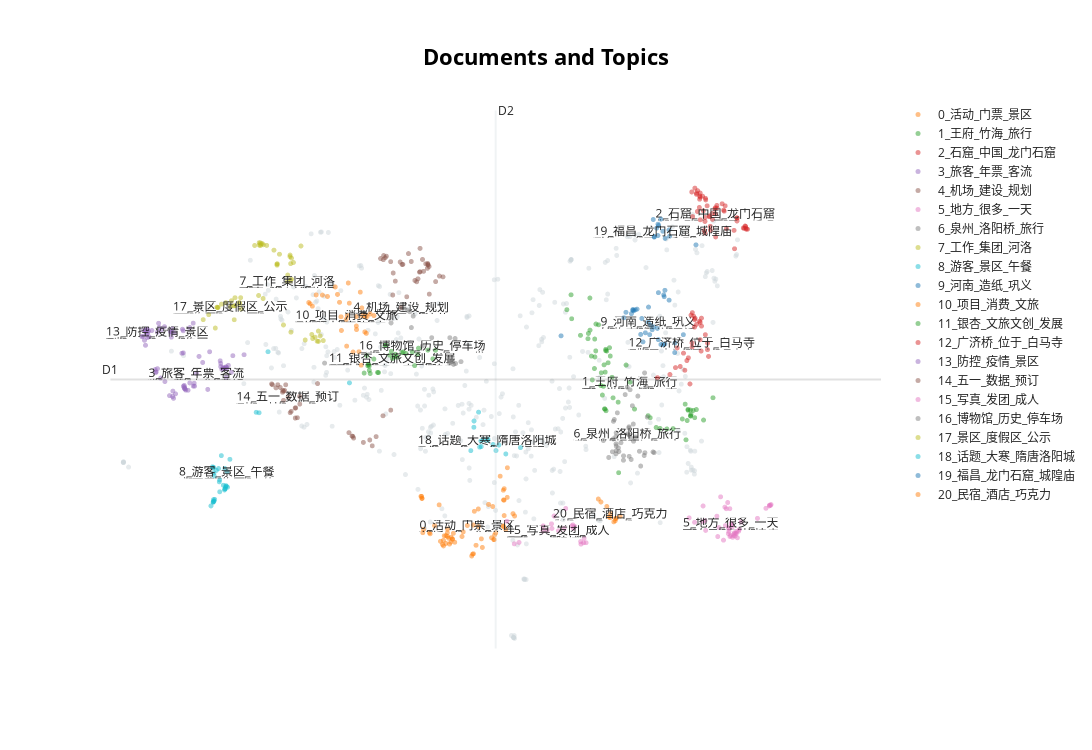

The cell this chart's notebook holds for it:
### Code cell
reduced_embeddings = UMAP(n_neighbors=10, n_components=2, min_dist=0.0, metric='cosine').fit_transform(embeddings)
topic_model.visualize_documents(docs, reduced_embeddings=reduced_embeddings, hide_document_hover=True)

### Figure 1 — Plotly figure (JSON) as saved in the notebook; plotly's stock layout.template omitted (floating-point values rounded to 4 significant figures; data arrays with more than 128 entries replaced by an {"elided": "..."} marker saying what was removed)
{"data": [{"hoverinfo": "text", "marker": {"color": "#CFD8DC", "opacity": 0.5, "size": 5}, "mode": "markers+text", "name": "other", "showlegend": false, "type": "scattergl", "x": {"elided": "336 float values"}, "y": {"elided": "336 float values"}}, {"hoverinfo": "text", "marker": {"opacity": 0.5, "size": 5}, "mode": "markers+text", "name": "0_活动_门票_景区", "text": ["", "", "", "", "", "", "", "", "", "", "", "", "", "", "", "", "", "", "", "", "", "", "", "", "", "", "", "", "", "", "", "", "", "", "", "", "", "", "", "", "", "", "", "", "", "", "", "", "", "", "", "", "", "", "", "", "", "", "", "", "0_活动_门票_景区"], "textfont": {"size": 12}, "type": "scattergl", "x": [5.957, 6.378, 5.603, 5.558, 6.421, 6.08, 5.275, 5.946, 6.24, 5.426, 6.366, 6.262, 5.683, 5.801, 6.164, 5.489, 5.97, 6.366, 6.369, 5.956, 5.547, 5.249, 6.066, 5.63, 5.648, 6.42, 5.366, 5.581, 6.378, 6.52, 5.669, 6.206, 6.221, 5.619, 6.499, 6.247, 5.548, 6.026, 5.24, 5.254, 5.993, 6.025, 5.933, 5.702, 6.398, 6.235, 5.601, 5.583, 6.376, 5.672, 5.355, 5.818, 5.253, 5.507, 5.265, 5.603, 6.367, 6.323, 5.652, 5.535, 5.874], "y": [2.175, 3.106, 2.421, 2.433, 3.406, 2.265, 2.524, 2.17, 2.377, 2.577, 3.085, 2.474, 2.468, 2.422, 2.882, 2.875, 2.783, 2.572, 2.945, 2.586, 2.367, 2.996, 2.389, 2.314, 2.343, 2.982, 2.461, 2.323, 2.722, 2.716, 2.385, 2.404, 2.851, 2.397, 2.75, 2.445, 2.287, 2.565, 2.997, 2.967, 2.297, 2.816, 2.143, 2.34, 2.522, 2.38, 2.476, 2.435, 2.943, 2.385, 2.475, 2.488, 2.968, 2.353, 2.476, 2.528, 2.565, 3.285, 2.411, 2.309, 2.58]}, {"hoverinfo": "text", "marker": {"opacity": 0.5, "size": 5}, "mode": "markers+text", "name": "1_王府_竹海_旅行", "text": ["", "", "", "", "", "", "", "", "", "", "", "", "", "", "", "", "", "", "", "", "", "", "", "", "", "", "", "", "", "", "", "", "", "", "", "", "", "", "", "", "", "", "", "", "", "", "", "", "", "", "", "", "", "", "", "", "", "", "1_王府_竹海_旅行"], "textfont": {"size": 12}, "type": "scattergl", "x": [8.345, 7.292, 7.235, 7.78, 8.852, 7.615, 7.582, 7.828, 8.374, 7.629, 9.232, 7.72, 7.852, 7.3, 8.892, 8.508, 7.766, 7.935, 7.942, 7.744, 7.667, 7.421, 8.455, 8.931, 7.618, 8.602, 7.551, 7.749, 7.705, 7.765, 8.687, 8.927, 7.798, 7.571, 7.529, 7.632, 8.879, 9.103, 7.77, 8.863, 8.891, 7.735, 8.924, 7.699, 7.523, 9.005, 8.16, 8.813, 8.982, 7.866, 7.549, 7.611, 8.044, 8.962, 7.759, 7.757, 8.924, 7.817, 8.098], "y": [4.152, 5.882, 5.669, 5.077, 4.317, 5.248, 4.663, 5.005, 4.122, 5.079, 4.408, 4.447, 4.701, 5.539, 4.229, 3.969, 5.101, 4.345, 3.335, 4.879, 5.453, 5.301, 3.983, 4.172, 4.993, 3.962, 5.376, 4.249, 4.766, 5.083, 3.966, 4.147, 4.909, 5.004, 5.329, 5.463, 4.082, 4.089, 4.222, 3.806, 4.242, 4.572, 4.232, 4.583, 5.254, 4.239, 4.246, 4.105, 4.123, 4.407, 5.836, 4.826, 4.877, 4.227, 4.775, 4.246, 4.149, 5.125, 4.631]}, {"hoverinfo": "text", "marker": {"opacity": 0.5, "size": 5}, "mode": "markers+text", "name": "2_石窟_中国_龙门石窟", "text": ["", "", "", "", "", "", "", "", "", "", "", "", "", "", "", "", "", "", "", "", "", "", "", "", "", "", "", "", "", "", "", "", "", "", "", "", "", "", "", "", "", "", "", "", "", "", "", "", "", "", "2_石窟_中国_龙门石窟"], "textfont": {"size": 12}, "type": "scattergl", "x": [9.221, 9.286, 9.285, 9.133, 9.659, 9.377, 9.678, 8.953, 9.125, 9.194, 9.007, 9.646, 9.704, 9.416, 8.984, 9.1, 9.671, 9.357, 8.941, 9.265, 9.022, 9.398, 9.018, 9.559, 9.057, 9.527, 9.519, 9.129, 9.122, 9.257, 9.09, 9.112, 9.006, 9.183, 9.56, 9.687, 9.683, 9.056, 9.05, 9.152, 9.197, 9.046, 9.122, 9.183, 9.385, 9.049, 9.225, 9.563, 9.057, 9.268, 9.266], "y": [7.046, 7.122, 7.161, 7.241, 6.834, 7.093, 6.86, 7.001, 6.99, 6.863, 7.339, 6.838, 6.821, 6.831, 7.409, 7.084, 6.866, 7.185, 7.354, 7.129, 7.372, 7.155, 7.074, 6.983, 6.956, 6.541, 6.804, 7.263, 6.767, 7.112, 7.294, 6.802, 7.321, 7.01, 6.938, 6.82, 6.834, 7.28, 7.296, 7.156, 6.808, 7.132, 6.932, 7.0, 7.079, 7.25, 6.962, 6.981, 7.338, 6.711, 7.041]}, {"hoverinfo": "text", "marker": {"opacity": 0.5, "size": 5}, "mode": "markers+text", "name": "3_旅客_年票_客流", "text": ["", "", "", "", "", "", "", "", "", "", "", "", "", "", "", "", "", "", "", "", "", "", "", "", "", "", "", "", "", "", "", "", "", "", "", "", "", "", "", "", "", "", "", "", "", "", "", "3_旅客_年票_客流"], "textfont": {"size": 12}, "type": "scattergl", "x": [2.005, 1.682, 1.618, 1.74, 1.803, 2.537, 2.145, 2.608, 2.581, 1.845, 1.992, 2.128, 2.648, 2.004, 1.607, 2.025, 2.583, 1.99, 2.518, 1.992, 1.849, 2.55, 2.563, 2.016, 1.617, 2.056, 2.01, 2.669, 2.503, 2.502, 1.638, 2.256, 2.14, 2.08, 2.496, 2.575, 2.351, 1.972, 1.858, 2.326, 2.823, 2.01, 2.58, 1.885, 2.206, 2.534, 1.98, 2.172], "y": [4.546, 4.69, 4.78, 4.64, 4.439, 4.829, 4.574, 4.872, 4.847, 4.426, 5.05, 4.575, 4.773, 4.585, 4.812, 4.518, 4.822, 5.367, 4.816, 4.572, 4.503, 4.827, 4.83, 4.533, 4.77, 4.516, 4.538, 5.01, 4.898, 4.854, 4.825, 4.913, 4.616, 4.62, 4.937, 4.851, 5.066, 5.045, 4.4, 4.528, 5.024, 4.562, 4.699, 4.464, 5.0, 4.844, 5.389, 4.757]}, {"hoverinfo": "text", "marker": {"opacity": 0.5, "size": 5}, "mode": "markers+text", "name": "4_机场_建设_规划", "text": ["", "", "", "", "", "", "", "", "", "", "", "", "", "", "", "", "", "", "", "", "", "", "", "", "", "", "", "", "", "", "", "", "", "", "", "", "", "", "", "", "", "", "", "4_机场_建设_规划"], "textfont": {"size": 12}, "type": "scattergl", "x": [4.299, 4.993, 4.688, 5.108, 5.261, 4.453, 4.73, 5.228, 4.767, 5.157, 4.861, 5.228, 4.827, 4.956, 4.308, 4.256, 5.305, 5.354, 4.826, 5.221, 4.32, 5.069, 5.494, 4.751, 4.574, 5.541, 5.199, 5.046, 4.721, 4.855, 5.338, 5.332, 4.982, 4.889, 4.726, 5.328, 5.35, 5.335, 5.441, 5.182, 4.627, 5.276, 4.54, 4.971], "y": [3.859, 6.317, 6.401, 6.359, 6.387, 3.769, 6.444, 6.212, 6.434, 6.087, 6.194, 6.546, 4.231, 6.351, 3.856, 3.908, 6.326, 5.891, 6.356, 6.206, 3.831, 6.472, 6.15, 6.413, 3.72, 6.139, 6.11, 5.853, 4.15, 5.878, 6.309, 6.33, 6.315, 6.078, 6.385, 6.261, 6.287, 6.315, 6.071, 6.068, 3.852, 6.218, 3.804, 5.701]}, {"hoverinfo": "text", "marker": {"opacity": 0.5, "size": 5}, "mode": "markers+text", "name": "5_地方_很多_一天", "text": ["", "", "", "", "", "", "", "", "", "", "", "", "", "", "", "", "", "", "", "", "", "", "", "", "", "", "", "", "", "", "", "", "", "", "", "", "", "", "", "", "", "", "5_地方_很多_一天"], "textfont": {"size": 12}, "type": "scattergl", "x": [9.551, 9.565, 9.956, 9.473, 9.376, 9.089, 9.519, 9.541, 9.132, 9.401, 9.617, 9.442, 9.501, 9.336, 9.414, 9.433, 9.592, 9.45, 9.097, 9.514, 9.285, 9.493, 8.906, 9.84, 9.395, 9.526, 8.981, 9.122, 9.464, 10.02, 9.451, 9.462, 10.0, 9.297, 9.557, 10.0, 9.445, 9.584, 9.497, 9.533, 9.314, 10.02, 9.481], "y": [2.465, 2.404, 2.825, 2.437, 2.37, 2.633, 2.46, 2.469, 2.51, 2.578, 2.629, 2.463, 2.411, 2.99, 2.819, 2.908, 2.524, 2.495, 2.859, 2.434, 2.713, 2.589, 2.689, 2.681, 2.843, 2.475, 2.625, 2.649, 2.421, 2.88, 2.535, 2.82, 2.86, 2.421, 2.495, 2.87, 2.55, 2.498, 2.56, 2.431, 2.55, 2.867, 2.612]}, {"hoverinfo": "text", "marker": {"opacity": 0.5, "size": 5}, "mode": "markers+text", "name": "6_泉州_洛阳桥_旅行", "text": ["", "", "", "", "", "", "", "", "", "", "", "", "", "", "", "", "", "", "", "", "", "", "", "", "", "", "", "", "", "", "", "", "", "", "", "", "", "", "", "", "", "6_泉州_洛阳桥_旅行"], "textfont": {"size": 12}, "type": "scattergl", "x": [8.143, 8.171, 8.081, 7.925, 8.205, 7.871, 8.008, 8.13, 7.939, 7.883, 8.427, 7.909, 8.089, 8.032, 8.098, 7.734, 8.315, 8.086, 7.903, 8.146, 7.869, 7.909, 8.111, 7.909, 8.06, 8.243, 8.333, 7.973, 7.946, 7.907, 8.226, 8.301, 8.084, 8.291, 7.857, 7.906, 7.806, 8.413, 8.113, 8.009, 8.297, 8.065], "y": [4.032, 3.847, 3.974, 4.192, 4.432, 4.071, 3.513, 4.294, 3.691, 4.096, 3.623, 3.906, 3.874, 4.453, 4.523, 3.796, 4.578, 3.569, 3.85, 3.786, 3.819, 3.65, 3.828, 3.718, 4.559, 3.43, 4.131, 3.764, 3.638, 3.748, 3.642, 3.621, 3.992, 3.582, 3.635, 3.606, 3.553, 3.632, 3.525, 3.577, 4.764, 3.891]}, {"hoverinfo": "text", "marker": {"opacity": 0.5, "size": 5}, "mode": "markers+text", "name": "7_工作_集团_河洛", "text": ["", "", "", "", "", "", "", "", "", "", "", "", "", "", "", "", "", "", "", "", "", "", "", "", "", "", "", "", "", "", "", "", "", "", "7_工作_集团_河洛"], "textfont": {"size": 12}, "type": "scattergl", "x": [3.905, 3.131, 3.069, 3.838, 3.463, 3.278, 3.419, 3.086, 3.76, 3.459, 3.747, 3.044, 3.029, 3.658, 3.451, 3.47, 3.23, 3.361, 3.821, 3.046, 3.497, 3.451, 3.863, 3.6, 3.029, 3.306, 3.27, 3.471, 3.792, 3.838, 3.273, 3.46, 2.966, 3.054, 3.416], "y": [5.227, 6.589, 6.615, 5.215, 5.347, 6.324, 6.164, 6.598, 5.256, 6.328, 5.314, 6.625, 6.628, 5.235, 6.428, 6.407, 6.521, 5.45, 5.218, 6.587, 6.344, 6.45, 5.294, 6.581, 6.594, 6.463, 6.323, 6.106, 5.275, 5.362, 6.306, 6.09, 6.588, 6.605, 6.072]}, {"hoverinfo": "text", "marker": {"opacity": 0.5, "size": 5}, "mode": "markers+text", "name": "8_游客_景区_午餐", "text": ["", "", "", "", "", "", "", "", "", "", "", "", "", "", "", "", "", "", "", "", "", "", "", "", "", "", "", "", "", "", "", "", "8_游客_景区_午餐"], "textfont": {"size": 12}, "type": "scattergl", "x": [2.406, 2.472, 3.15, 2.554, 2.565, 2.405, 2.411, 2.569, 2.41, 2.988, 2.489, 2.421, 2.628, 2.539, 2.558, 2.483, 2.444, 2.404, 2.512, 2.58, 3.027, 2.489, 2.4, 4.263, 2.575, 2.596, 2.389, 2.561, 2.4, 2.414, 2.37, 2.397, 2.59], "y": [2.924, 3.395, 5.067, 3.088, 3.104, 3.412, 2.929, 3.129, 3.332, 4.2, 3.233, 2.954, 3.527, 3.155, 3.396, 3.204, 3.369, 2.95, 3.58, 3.141, 4.193, 3.062, 2.912, 4.621, 3.15, 3.128, 3.419, 3.104, 2.916, 3.289, 2.86, 3.403, 3.348]}, {"hoverinfo": "text", "marker": {"opacity": 0.5, "size": 5}, "mode": "markers+text", "name": "9_河南_造纸_巩义", "text": ["", "", "", "", "", "", "", "", "", "", "", "", "", "", "", "", "", "", "", "", "", "", "", "", "", "", "", "", "", "", "", "9_河南_造纸_巩义"], "textfont": {"size": 12}, "type": "scattergl", "x": [8.52, 8.575, 8.17, 8.134, 8.565, 8.558, 8.351, 8.632, 8.709, 8.274, 8.308, 7.155, 8.472, 8.014, 8.259, 8.148, 8.401, 8.138, 8.117, 8.244, 8.422, 8.367, 8.486, 8.574, 8.194, 8.042, 8.379, 8.827, 8.714, 8.484, 8.549, 8.348], "y": [5.17, 5.946, 5.666, 5.66, 5.855, 5.881, 5.706, 5.805, 5.055, 5.208, 5.338, 5.294, 5.401, 5.553, 5.543, 5.653, 5.382, 5.672, 5.612, 5.315, 5.423, 5.312, 5.913, 5.179, 5.677, 5.631, 5.447, 5.311, 5.194, 5.24, 5.168, 5.491]}, {"hoverinfo": "text", "marker": {"opacity": 0.5, "size": 5}, "mode": "markers+text", "name": "10_项目_消费_文旅", "text": ["", "", "", "", "", "", "", "", "", "", "", "", "", "", "", "", "", "", "", "", "", "", "", "", "", "", "", "", "", "", "10_项目_消费_文旅"], "textfont": {"size": 12}, "type": "scattergl", "x": [4.357, 4.472, 3.706, 3.725, 4.357, 4.504, 3.756, 4.312, 4.153, 3.807, 4.099, 4.545, 4.493, 4.392, 4.597, 4.481, 4.423, 4.247, 3.962, 4.431, 3.893, 4.069, 4.217, 4.441, 4.261, 4.224, 4.147, 4.127, 4.411, 4.359, 4.232], "y": [5.57, 5.35, 5.771, 5.753, 5.434, 5.572, 5.719, 5.063, 5.371, 5.88, 5.888, 5.608, 5.33, 5.067, 5.584, 5.575, 4.874, 6.051, 5.858, 5.694, 5.878, 5.994, 5.529, 5.578, 5.762, 5.147, 5.568, 5.774, 5.92, 5.384, 5.585]}, {"hoverinfo": "text", "marker": {"opacity": 0.5, "size": 5}, "mode": "markers+text", "name": "11_银杏_文旅文创_发展", "text": ["", "", "", "", "", "", "", "", "", "", "", "", "", "", "", "", "", "", "", "", "", "", "", "", "", "", "", "", "11_银杏_文旅文创_发展"], "textfont": {"size": 12}, "type": "scattergl", "x": [5.335, 4.812, 4.597, 4.513, 4.66, 4.918, 5.438, 5.195, 4.762, 4.749, 4.647, 4.52, 5.035, 5.123, 4.835, 5.153, 4.463, 4.546, 4.893, 4.881, 5.206, 4.534, 4.531, 5.403, 4.528, 4.998, 4.979, 4.498, 4.848], "y": [5.09, 5.017, 4.962, 4.865, 4.768, 4.991, 5.087, 5.028, 5.162, 5.158, 4.77, 4.889, 5.043, 5.062, 5.074, 4.868, 4.761, 4.755, 5.031, 4.99, 5.118, 4.801, 4.861, 4.965, 4.882, 5.064, 5.054, 5.013, 4.969]}, {"hoverinfo": "text", "marker": {"opacity": 0.5, "size": 5}, "mode": "markers+text", "name": "12_广济桥_位于_白马寺", "text": ["", "", "", "", "", "", "", "", "", "", "", "", "", "", "", "", "", "", "", "", "", "", "", "", "", "", "", "", "12_广济桥_位于_白马寺"], "textfont": {"size": 12}, "type": "scattergl", "x": [9.056, 9.075, 9.047, 8.719, 9.156, 9.008, 9.158, 8.982, 8.968, 8.917, 8.933, 9.171, 9.057, 9.074, 8.847, 8.473, 9.07, 8.896, 8.784, 8.875, 8.743, 8.829, 9.127, 8.979, 8.947, 8.95, 8.643, 8.986, 8.945], "y": [5.239, 5.435, 5.504, 4.84, 5.097, 5.46, 5.19, 5.526, 5.576, 4.606, 5.592, 5.0, 5.486, 5.548, 4.802, 4.696, 5.077, 4.98, 4.856, 4.941, 5.121, 5.047, 5.311, 5.42, 5.135, 5.626, 4.741, 5.545, 5.193]}, {"hoverinfo": "text", "marker": {"opacity": 0.5, "size": 5}, "mode": "markers+text", "name": "13_防控_疫情_景区", "text": ["", "", "", "", "", "", "", "", "", "", "", "", "", "", "", "", "", "", "", "", "", "", "", "", "", "", "", "13_防控_疫情_景区"], "textfont": {"size": 12}, "type": "scattergl", "x": [1.447, 1.844, 1.523, 1.503, 1.829, 1.822, 1.692, 1.474, 1.501, 1.654, 1.816, 1.562, 1.474, 1.516, 1.833, 1.439, 1.506, 1.734, 1.488, 1.663, 1.461, 2.081, 1.872, 2.127, 1.49, 1.475, 1.427, 1.639], "y": [5.373, 5.398, 5.281, 5.388, 5.276, 5.339, 5.38, 5.353, 5.27, 5.475, 5.359, 5.371, 5.366, 5.362, 5.35, 5.288, 5.338, 5.426, 5.388, 5.414, 5.23, 5.413, 5.338, 5.476, 5.317, 5.159, 5.281, 5.348]}, {"hoverinfo": "text", "marker": {"opacity": 0.5, "size": 5}, "mode": "markers+text", "name": "14_五一_数据_预订", "text": ["", "", "", "", "", "", "", "", "", "", "", "", "", "", "", "", "", "", "", "", "14_五一_数据_预订"], "textfont": {"size": 12}, "type": "scattergl", "x": [3.827, 3.521, 3.21, 3.283, 3.392, 3.377, 3.453, 3.361, 3.363, 3.35, 3.317, 3.528, 3.583, 3.522, 3.582, 3.467, 3.348, 3.259, 3.199, 3.551, 3.425], "y": [4.611, 4.262, 4.594, 4.595, 4.594, 4.512, 4.194, 4.371, 4.502, 4.515, 4.555, 4.263, 4.318, 4.117, 4.428, 4.214, 4.487, 4.55, 4.606, 4.122, 4.421]}, {"hoverinfo": "text", "marker": {"opacity": 0.5, "size": 5}, "mode": "markers+text", "name": "15_写真_发团_成人", "text": ["", "", "", "", "", "", "", "", "", "", "", "", "", "", "", "", "", "", "", "", "15_写真_发团_成人"], "textfont": {"size": 12}, "type": "scattergl", "x": [7.325, 6.908, 7.423, 6.58, 7.219, 7.03, 7.463, 6.515, 7.024, 6.415, 7.428, 7.302, 6.911, 7.496, 7.06, 7.317, 7.471, 6.965, 7.34, 7.197, 7.119], "y": [2.539, 2.502, 2.35, 2.337, 2.823, 2.537, 2.332, 2.317, 2.603, 2.64, 2.313, 2.572, 2.573, 2.333, 2.715, 2.588, 2.396, 2.511, 2.567, 2.538, 2.504]}, {"hoverinfo": "text", "marker": {"opacity": 0.5, "size": 5}, "mode": "markers+text", "name": "16_博物馆_历史_停车场", "text": ["", "", "", "", "", "", "", "", "", "", "", "", "", "", "", "", "", "", "", "16_博物馆_历史_停车场"], "textfont": {"size": 12}, "type": "scattergl", "x": [4.829, 5.628, 5.671, 5.387, 5.634, 5.049, 5.659, 3.923, 3.856, 5.713, 5.088, 5.134, 5.629, 5.685, 5.109, 5.706, 4.831, 5.787, 5.618, 5.26], "y": [5.564, 4.933, 4.929, 5.268, 5.268, 5.662, 4.922, 4.904, 4.431, 4.898, 5.639, 5.577, 4.906, 4.886, 5.413, 5.256, 5.479, 4.925, 4.958, 5.148]}, {"hoverinfo": "text", "marker": {"opacity": 0.5, "size": 5}, "mode": "markers+text", "name": "17_景区_度假区_公示", "text": ["", "", "", "", "", "", "", "", "", "", "", "", "", "", "", "", "", "", "", "17_景区_度假区_公示"], "textfont": {"size": 12}, "type": "scattergl", "x": [2.698, 2.776, 2.467, 3.021, 2.451, 2.338, 2.65, 3.083, 2.757, 2.683, 2.429, 2.763, 2.459, 2.698, 2.572, 2.263, 2.783, 2.688, 2.513, 2.636], "y": [5.725, 5.84, 5.701, 5.872, 5.705, 5.597, 5.797, 5.829, 5.773, 5.724, 5.406, 5.752, 5.698, 5.84, 5.769, 5.526, 5.678, 5.525, 5.748, 5.711]}, {"hoverinfo": "text", "marker": {"opacity": 0.5, "size": 5}, "mode": "markers+text", "name": "18_话题_大寒_隋唐洛阳城", "text": ["", "", "", "", "", "", "", "", "", "", "", "", "", "", "18_话题_大寒_隋唐洛阳城"], "textfont": {"size": 12}, "type": "scattergl", "x": [6.6, 6.266, 6.064, 5.922, 6.305, 6.093, 6.226, 5.966, 6.4, 6.155, 6.028, 5.963, 6.042, 6.06, 6.149], "y": [3.695, 3.652, 3.709, 3.651, 3.732, 3.807, 3.739, 4.075, 3.604, 3.816, 4.202, 3.986, 3.702, 3.79, 3.797]}, {"hoverinfo": "text", "marker": {"opacity": 0.5, "size": 5}, "mode": "markers+text", "name": "19_福昌_龙门石窟_城隍庙", "text": ["", "", "", "", "", "", "", "", "", "", "", "", "19_福昌_龙门石窟_城隍庙"], "textfont": {"size": 12}, "type": "scattergl", "x": [8.631, 8.461, 8.578, 8.999, 8.428, 8.639, 8.415, 8.43, 8.488, 8.519, 8.479, 8.481, 8.546], "y": [6.811, 6.836, 6.689, 6.597, 6.708, 6.721, 6.96, 6.716, 6.873, 6.965, 6.73, 6.893, 6.792]}, {"hoverinfo": "text", "marker": {"opacity": 0.5, "size": 5}, "mode": "markers+text", "name": "20_民宿_酒店_巧克力", "text": ["", "", "", "", "", "", "", "", "", "", "20_民宿_酒店_巧克力"], "textfont": {"size": 12}, "type": "scattergl", "x": [7.826, 7.964, 7.902, 7.781, 7.876, 7.7, 7.907, 7.665, 7.811, 7.896, 7.833], "y": [2.692, 2.71, 2.682, 2.852, 2.632, 2.917, 2.68, 2.958, 2.702, 2.648, 2.747]}], "layout": {"annotations": [{"showarrow": false, "text": "D1", "x": 0.9947, "y": 4.67, "yshift": 10}, {"showarrow": false, "text": "D2", "x": 6.262, "xshift": 10, "y": 8.52}], "height": 750, "shapes": [{"line": {"color": "#CFD8DC", "width": 2}, "type": "line", "x0": 6.262, "x1": 6.262, "y0": 0.8192, "y1": 8.52}, {"line": {"color": "#9E9E9E", "width": 2}, "type": "line", "x0": 0.9947, "x1": 11.53, "y0": 4.67, "y1": 4.67}], "title": {"font": {"color": "Black", "size": 22}, "text": "<b>Documents and Topics</b>", "x": 0.5, "xanchor": "center", "yanchor": "top"}, "width": 1200, "xaxis": {"visible": false}, "yaxis": {"visible": false}}}
